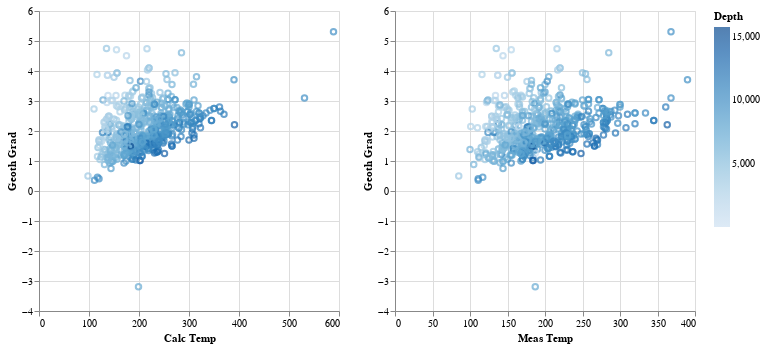

Notebook code for this chart:
### Markdown cell above
## Data Transform and Interactive Plot

### Code cell
#interval for selection
#global for applying in every plot
brush = alt.selection(type='interval',resolve = 'global')

# Need to Specify Depth:Q for making the legend into the color bar
yaxis = alt.Chart(df).mark_point().encode(
    y='Geoth Grad',
    color=alt.condition(brush, 'Depth:Q', alt.ColorValue('lightgray')),
).add_selection(
    brush
).properties(
    width=300,
    height=300
)

#horizontal concatinating (encode separately)
yaxis.encode(x='Calc Temp') | yaxis.encode(x='Meas Temp')

### Figure 1 — Vega-Lite specification as saved in the notebook (floating-point values rounded to 4 significant figures; data arrays with more than 128 entries replaced by an {"elided": "..."} marker saying what was removed)
{"config": {"view": {"continuousWidth": 400, "continuousHeight": 300}}, "hconcat": [{"mark": "point", "encoding": {"color": {"condition": {"type": "quantitative", "field": "Depth", "selection": "selector003"}, "value": "lightgray"}, "x": {"type": "quantitative", "field": "Calc Temp"}, "y": {"type": "quantitative", "field": "Geoth Grad"}}, "height": 300, "selection": {"selector003": {"type": "interval", "resolve": "global"}}, "width": 300}, {"mark": "point", "encoding": {"color": {"condition": {"type": "quantitative", "field": "Depth", "selection": "selector003"}, "value": "lightgray"}, "x": {"type": "quantitative", "field": "Meas Temp"}, "y": {"type": "quantitative", "field": "Geoth Grad"}}, "height": 300, "selection": {"selector003": {"type": "interval", "resolve": "global"}}, "width": 300}], "data": {"name": "data-c26c150453a771db3923a9085244cc78"}, "$schema": "https://vega.github.io/schema/vega-lite/v4.8.1.json", "datasets": {"data-c26c150453a771db3923a9085244cc78": {"elided": "593 records"}}}
